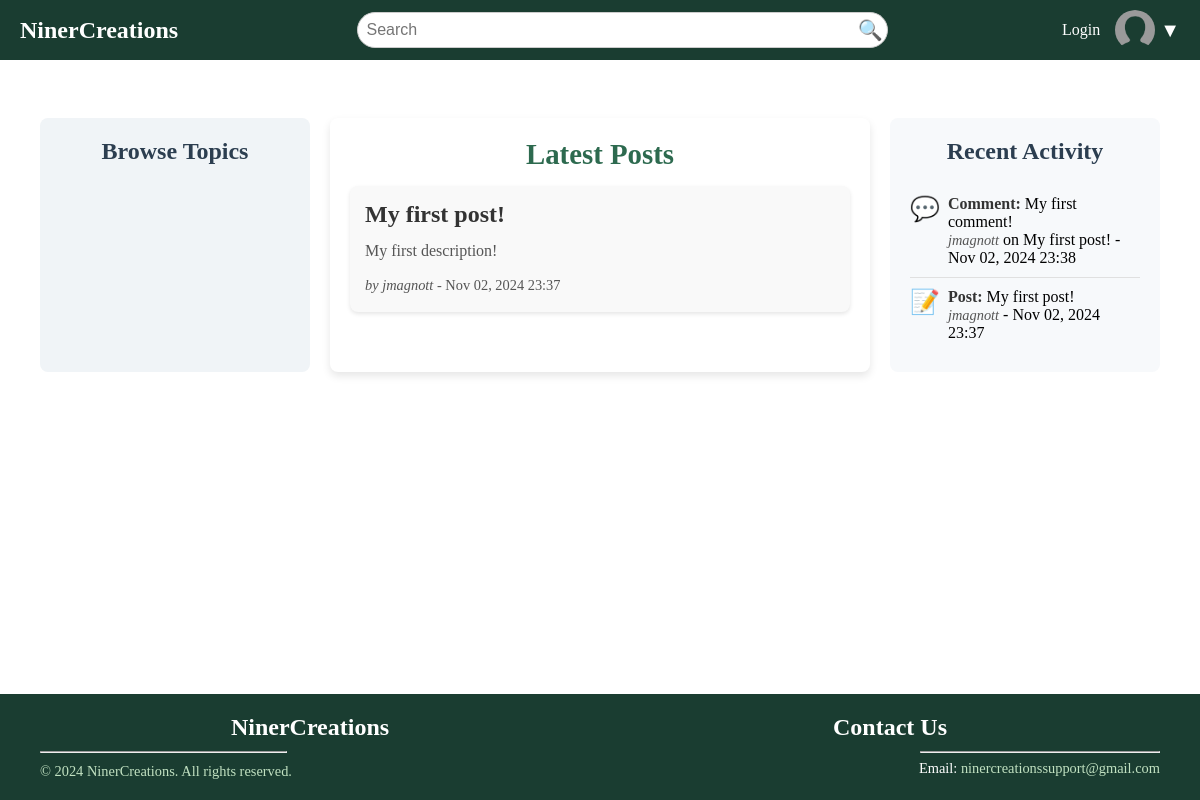
The app's page /, older data.
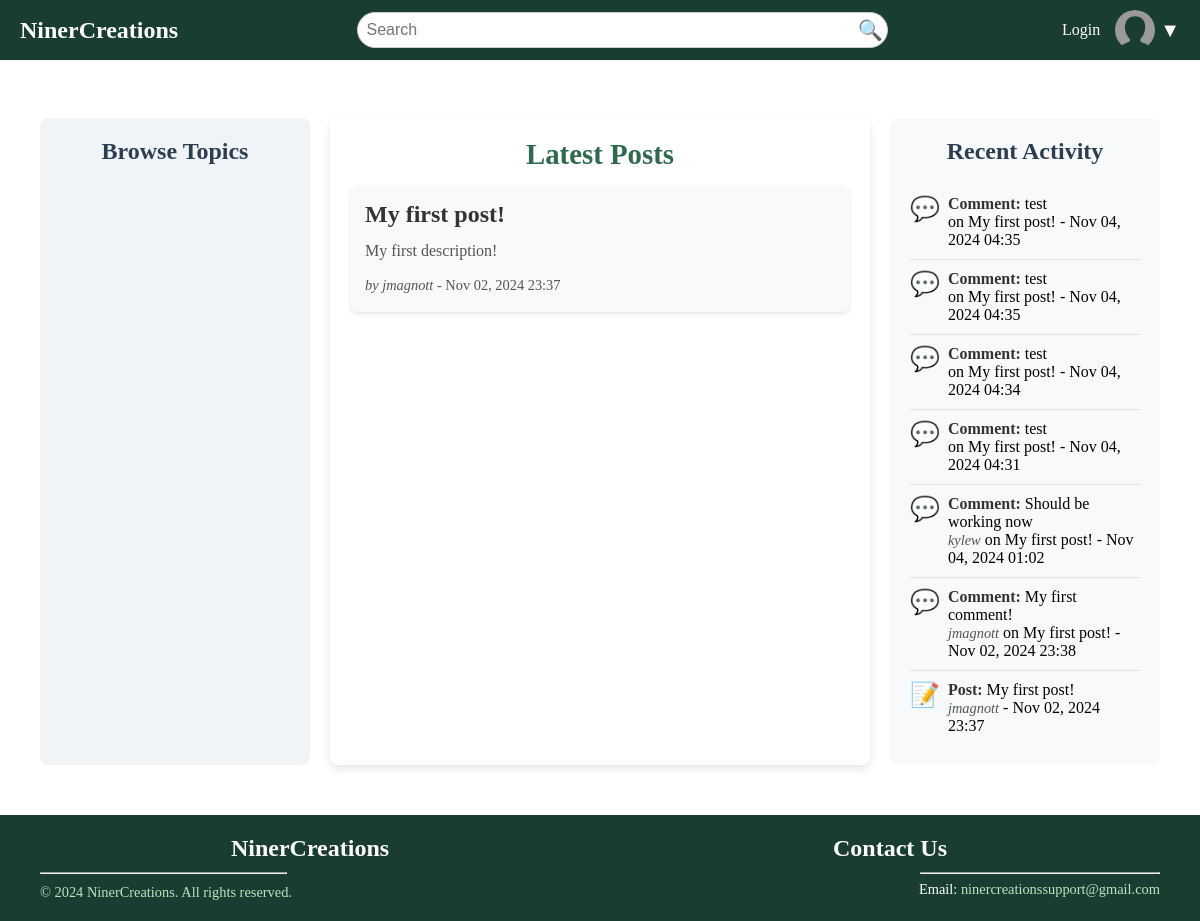
The same page, newer data.
### NinerCreations/models.py (models this page shows, shortened)
class Post(models.Model):
    author = models.ForeignKey(User, on_delete=models.CASCADE)
    title = models.CharField(max_length=255)
    content = models.TextField()
    created_at = models.DateTimeField(auto_now_add=True)
    @property
    def activity_type(self):
        return "Post"

class Comment(models.Model):
    post = models.ForeignKey(Post, on_delete=models.CASCADE, related_name="comments")
    author = models.ForeignKey(User, on_delete=models.CASCADE, null=True, blank=True)
    content = models.TextField()
    created_at = models.DateTimeField(auto_now_add=True)
    @property
    def activity_type(self):
        return "Comment"

### NinerCreations/views.py (the view)
# urls.py: path('', views.home_view, name='home'),
def home_view(request):
    posts = Post.objects.all().order_by('-created_at')
    recent_posts = Post.objects.all().order_by('-created_at')[:10]
    recent_comments = Comment.objects.all().order_by('-created_at')[:10]
    recent_activities = sorted(
        list(recent_posts) + list(recent_comments),
        key=lambda x: x.created_at,
        reverse=True
    )[:10]
    return render(request, 'base/home.html', {
        'posts': posts,
        'recent_activities': recent_activities
    })

### NinerCreations/templates/base/home.html
{% extends "base/base.html" %}
{% block content %}
<div class="content-grid">
    <aside class="sidebar-left">
        <h2>Browse Topics</h2>
    </aside>
    <main class="main-content">
        <h2>Latest Posts</h2>
        <div class="posts-list">
            {% for post in posts %}
                <a href="{% url 'post_detail' post.id %}" class="post-item-link">
                    <div class="post-item">
                        <h3>{{ post.title }}</h3>
                        <p>{{ post.content|truncatewords:20 }}</p>
                        <p class="post-meta">
                            <em>by {{ post.author.username }}</em> - {{ post.created_at|date:"M d, Y H:i" }}
                        </p>
                    </div>
                </a>
            {% empty %}
                <p>No posts available.</p>
            {% endfor %}
        </div>
    </main>
    <aside class="sidebar-right">
        <h2>Recent Activity</h2>
        <ul class="recent-activity-list">
            {% for activity in recent_activities %}
                <li class="activity-item">
                    <div class="activity-icon">
                        {% if activity.activity_type == 'Post' %} 📝 {% elif activity.activity_type == 'Comment' %} 💬 {% endif %}
                    </div>
                    <div class="activity-details">
                        <strong>{{ activity.activity_type }}:</strong>
                        {% if activity.activity_type == "Post" %}
                            {{ activity.title }}
                        {% else %}
                            {{ activity.content|truncatewords:10 }}
                        {% endif %}
                        <br>
                        <em>{{ activity.author.username }}</em>
                        {% if activity.activity_type == "Comment" %} on {{ activity.post.title }} {% endif %} - {{ activity.created_at|date:"M d, Y H:i" }}
                    </div>
                </li>
            {% endfor %}
        </ul>
    </aside>
</div>
{% endblock %}

### NinerCreations/templates/base/base.html (shortened to what this page needs)
{% load static %}
<!DOCTYPE html>
<html lang="en">
<head>
    <link rel="stylesheet" type="text/css" href="{% static 'css/styles.css' %}">
</head>
<body>
    <div class="wrapper">
        {% include "base/header.html" %}
        <nav>
            <a href="{% url 'register' %}">Register</a>
            <a href="{% url 'login' %}">Login</a>
        </nav>
        <div class="content">
            {% block content %}
            {% endblock %}
        </div>
        {% include 'base/footer.html' %}
    </div>
</body>
</html>

### NinerCreations/templates/base/header.html (shortened to what this page needs)
{% load static %}
<div class="header">
    <div class="logo">
        <a href="{% url 'home' %}">
            <h1>NinerCreations</h1>
        </a>
    </div>
    <div class="search-bar">
        <input type="text" placeholder="Search">
        <button type="button">🔍</button>
    </div>
    <div class="header-right">
        <a href="{% url 'login' %}" class="login-btn">Login</a>
        <div class="profile-container">
            <div class="profile-picture">
                <img src="{% static 'images/profile-placeholder.png' %}" alt="Profile Picture">
            </div>
            <div class="dropdown">
                <button class="dropdown-btn">▼</button>
            </div>
        </div>
    </div>
</div>

### NinerCreations/templates/base/footer.html
{% load static %}
<div class="footer">
    <div class="footer-content">
        <div class="footer-column">
            <div class="footer-section about">
                <h2>NinerCreations</h2>
            </div>
            <hr style="width: 247px;">
            <div class="footer-bottom">
                <p>&copy; {% now "Y" %} NinerCreations. All rights reserved.</p>
            </div>
        </div>
        <div class="footer-column2">
            <div class="footer-section contact">
                <h2>Contact Us</h2>
                <hr style="width: 240px; margin-left: auto;">
                <p style="padding-top: 7px;">Email: <a href="mailto:ninercreationssupport@gmail.com">ninercreationssupport@gmail.com</a></p>
            </div>
        </div>
    </div>
</div>

### static/css/styles.css (style rules this page uses)
* { padding: 0; margin: 0; box-sizing: border-box; }
html, body { height: 100%; margin: 0; }
.wrapper { display: flex; flex-direction: column; min-height: 100vh; }
.content { flex: 1; padding: 20px; margin-top: 60px; margin-bottom: 10px; }
.header { display: flex; align-items: center; justify-content: space-between; background-color: #1A3D31; padding: 10px 20px; color: white; position: fixed; top: 0; width: 100%; z-index: 10; }
.logo a { text-decoration: none; }
.logo h1 { font-size: 24px; color: #FFFFFF; margin: 0; }
.search-bar { flex: 1; display: flex; justify-content: center; align-items: center; }
.search-bar input { width: 60%; padding: 8px; border-radius: 20px; border: 1px solid #ccc; font-size: 16px; }
.search-bar button { background: none; border: none; font-size: 20px; cursor: pointer; margin-left: -30px; }
.header-right { display: flex; align-items: center; gap: 15px; }
.login-btn { text-decoration: none; color: white; font-size: 16px; }
h2 { color: #2c3e50; text-align: center; margin-bottom: 20px; font-weight: bold; }
a { color: #2c3e50; }
.profile-container { display: flex; align-items: center; position: relative; }
.profile-picture { width: 40px; height: 40px; border-radius: 50%; overflow: hidden; }
.profile-picture img { width: 100%; height: 100%; object-fit: cover; }
.dropdown { position: relative; display: inline-block; }
.dropdown-btn { background: none; border: none; color: white; font-size: 20px; cursor: pointer; margin-left: 5px; }
.content-grid { display: grid; grid-template-columns: 1fr 2fr 1fr; gap: 20px; padding: 20px; }
.sidebar-left { background-color: #f0f4f7; padding: 20px; border-radius: 8px; height: auto; }
.main-content { background-color: #ffffff; padding: 20px; border-radius: 8px; box-shadow: 0px 4px 8px rgba(0, 0, 0, 0.1); }
.main-content h2 { font-size: 1.8rem; color: #2d6a4f; margin-bottom: 15px; }
.sidebar-right { background-color: #f7f9fb; padding: 20px; border-radius: 8px; }
.recent-activity-list { list-style-type: none; padding: 0; margin: 0; }
.activity-item { display: flex; align-items: flex-start; padding: 10px 0; border-bottom: 1px solid #e0e0e0; }
.activity-item:last-child { border-bottom: none; }
.activity-icon { font-size: 1.5rem; margin-right: 8px; color: #2d6a4f; display: flex; align-items: center; }
.activity-details { flex: 1; }
.activity-details strong { color: #333; }
.activity-details em { color: #555; font-size: 0.9rem; }
.posts-list { display: flex; flex-direction: column; gap: 20px; }
.post-item { padding: 15px; background-color: #f9f9f9; border-radius: 8px; box-shadow: 0px 2px 4px rgba(0, 0, 0, 0.1); transition: background-color 0.3s, box-shadow 0.3s; }
.post-item h3 { font-size: 1.5rem; color: #333; margin-bottom: 10px; }
.post-item p { color: #555; line-height: 1.6; }
.post-meta { color: #888; font-size: 0.9rem; margin-top: 10px; }
.post-item-link { text-decoration: none; color: inherit; display: block; }
.footer { background-color: #1A3D31; color: white; text-align: center; font-size: 0.9rem; width: 100%; padding: 20px 0; position: relative; bottom: 0; }
.footer-content { display: flex; justify-content: space-between; align-items: flex-start; max-width: 1200px; margin: 0 auto; padding: 0 20px; }
.footer-column { flex: 1; text-align: left; padding: 0 20px; }
.footer-column2 { flex: 1; text-align: right; padding: 0 20px; }
.footer-section h2 { font-size: 1.5rem; color: #FFFFFF; margin-bottom: 10px; }
.footer-section p, .footer-bottom p { margin: 0; font-size: 0.9rem; }
.footer-section a { color: #c1e1c1; text-decoration: none; }
.footer-bottom { margin-top: 10px; color: #c1e1c1; }

Row changes from the older to the newer data that the page shows:
added Comment: activity_type "Comment", content "test", post "My first post!", created_at "Nov 04, 2024 04:35"
added Comment: activity_type "Comment", content "test", post "My first post!", created_at "Nov 04, 2024 04:35"
added Comment: activity_type "Comment", content "test", post "My first post!", created_at "Nov 04, 2024 04:34"
added Comment: activity_type "Comment", content "test", post "My first post!", created_at "Nov 04, 2024 04:31"
added Comment: activity_type "Comment", content "Should be working now", author.username "kylew", post "My first post!", created_at "Nov 04, 2024 01:02"
